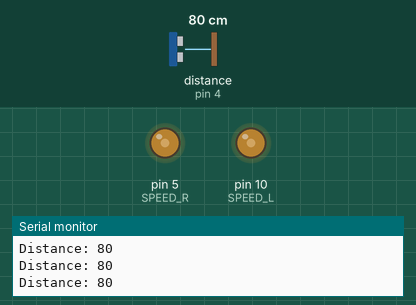
Recording of a sketch running on a simulated Arduino Uno, built with avr-gcc and run on an emulated ATmega328P. Shown: output pins drawn as LEDs (lit = HIGH), the last lines printed to the serial monitor. Wiring (inferred from the names in the program): ultrasonic range finder: trigger pin 11; echo pin 4. The test bench sets the inputs (shaded band); at power-on: distance to the obstacle (sensor on pin 4) 80 cm. The echo pulse lasts 58.3 µs per cm; pins used as bus, display or sensor lines are not drawn.

Above: at 1.2 s.
1.3 s: distance to the obstacle (sensor on pin 4) set to 22 cm
2.8 s: distance to the obstacle (sensor on pin 4) set to 18 cm
At 3.4 s:
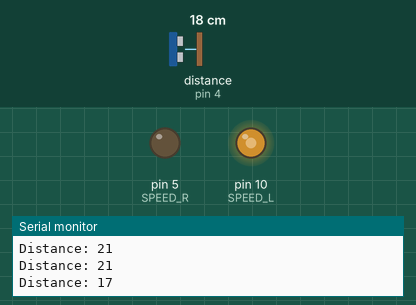
5.8 s: distance to the obstacle (sensor on pin 4) set to 35 cm
At 7.0 s:
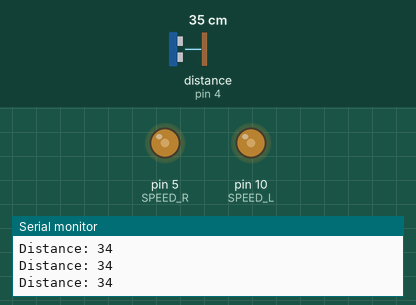
7.3 s: distance to the obstacle (sensor on pin 4) set to 2 cm
At 8.4 s:
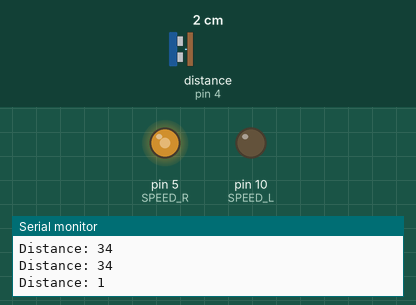
Timing chart, 0 to 11.3 s (numbered marks = the images above; inputs shaded):
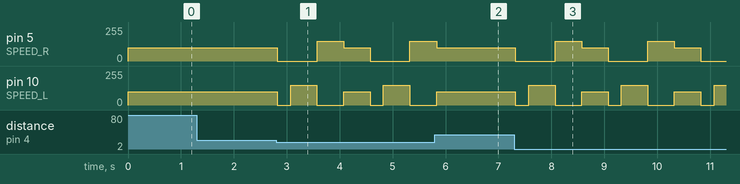

The sketch:

Arduino_connection.ino
```cpp
// //arduino not doneeeeeeeee


// #include<Wire.h>

// #define speedL 10
// #define IN1 9
// #define IN2 8
// #define IN3 7
// #define IN4 6
// #define speedR 5
// #define trig 11
// #define echo 4

// long duration, distance;

// void setup() {
//   // Initialize pins
//   for (int i = 5; i <= 11; i++) {
//     pinMode(i, OUTPUT);
//   }
//   pinMode(echo, INPUT);

//   // Initialize serial communication for debugging
//   Serial.begin(9600); // Serial to communicate with ESP32
// }

// void Ultrasonic() {
//   // Clear the TRIG pin
//   digitalWrite(trig, LOW);
//   delayMicroseconds(2);

//   // Set TRIG pin HIGH for 10 microseconds
//   digitalWrite(trig, HIGH);
//   delayMicroseconds(10);
//   digitalWrite(trig, LOW);

//   // Read the ECHO pin
//   duration = pulseIn(echo, HIGH);

//   // Calculate distance
//   distance = (duration / 2) * 0.0343;
//   delay(5);
// }

// void forward() {
//   digitalWrite(IN1, HIGH);
//   digitalWrite(IN2, LOW);
//   digitalWrite(IN3, HIGH);
//   digitalWrite(IN4, LOW);
//   analogWrite(speedL, 75);
//   analogWrite(speedR, 75);
// }

// void backward() {
//   digitalWrite(IN1, LOW);
//   digitalWrite(IN2, HIGH);
//   digitalWrite(IN3, LOW);
//   digitalWrite(IN4, HIGH);
//   analogWrite(speedL, 75);
//   analogWrite(speedR, 75);
// }

// void left() {
//   digitalWrite(IN1, LOW);
//   digitalWrite(IN2, LOW);
//   digitalWrite(IN3, HIGH);
//   digitalWrite(IN4, LOW);
//   analogWrite(speedL, 0);
//   analogWrite(speedR, 150);
// }

// void right() {
//   digitalWrite(IN1, HIGH);
//   digitalWrite(IN2, LOW);
//   digitalWrite(IN3, LOW);
//   digitalWrite(IN4, LOW);
//   analogWrite(speedL, 150);
//   analogWrite(speedR, 0);
// }

// void stopp() {
//   digitalWrite(IN1, LOW);
//   digitalWrite(IN2, LOW);
//   digitalWrite(IN3, LOW);
//   digitalWrite(IN4, LOW);
//   analogWrite(speedL, 0);
//   analogWrite(speedR, 0);
// }

// void loop() {
//   Ultrasonic(); // Measure distance
//   // Serial.println("Hello from Arduino");
//   //delay(1000); // Send message every second
//   // Send distance to the serial port
//   Serial.print("Distance: ");
//   Serial.println(distance);
//   delay(100);
//   if (distance < 20 && distance > 0) { // Obstacle detected
//     stopp(); // Stop the car
//     delay(250); // Wait for half a second to ensure it's stopped

//     // Check the right side
//     right();
//     delay(500); // Turn right for a short duration
//     stopp(); // Stop again to measure distance

//     Ultrasonic(); // Measure distance again after turning right

//     if (distance <= 20) { // Path to the right is clear
//       right(); // Turn right
//       delay(500); // Continue turning right for 1 second
//       forward(); // Continue moving forward
//     } else {
//       // If the right is not clear, check the left side
//       left();
//       delay(500); // Turn left for a short duration
//       stopp(); // Stop again to measure distance

//       Ultrasonic(); // Measure distance again after turning left

//       if (distance <= 20) { // Path to the left is clear
//         left(); // Turn left
//         delay(500); // Continue turning left for 1 second
//         forward(); // Continue moving forward
//       } else {
//         // If both sides are not clear, stop or add additional logic
//         stopp();
//       }
//     }
//   } else {
//     forward(); // No obstacle detected, continue moving forward
//   }
// }


 //____________________________________________________________________________


#include <Wire.h>

#define SPEED_L 10
#define IN1 9
#define IN2 8
#define IN3 7
#define IN4 6
#define SPEED_R 5
#define TRIG 11
#define ECHO 4

long duration, distance;

void setup() {
  // Initialize pins
  for (int i = SPEED_L; i <= TRIG; i++) {
    pinMode(i, OUTPUT);
  }
  pinMode(ECHO, INPUT);

  // Initialize serial communication for debugging
  Serial.begin(9600); // Serial to communicate with ESP32
}

void ultrasonic() {
  // Clear the TRIG pin
  digitalWrite(TRIG, LOW);
  delayMicroseconds(2);

  // Set TRIG pin HIGH for 10 microseconds
  digitalWrite(TRIG, HIGH);
  delayMicroseconds(10);
  digitalWrite(TRIG, LOW);

  // Read the ECHO pin
  duration = pulseIn(ECHO, HIGH);

  // Calculate distance
  distance = (duration / 2) * 0.0343;
}

void forward() {
  digitalWrite(IN1, HIGH);
  digitalWrite(IN2, LOW);
  digitalWrite(IN3, HIGH);
  digitalWrite(IN4, LOW);
  analogWrite(SPEED_L, 100);
  analogWrite(SPEED_R, 100);
}

void backward() {
  digitalWrite(IN1, LOW);
  digitalWrite(IN2, HIGH);
  digitalWrite(IN3, LOW);
  digitalWrite(IN4, HIGH);
  analogWrite(SPEED_L, 100);
  analogWrite(SPEED_R, 100);
}

void left() {
  digitalWrite(IN1, LOW);
  digitalWrite(IN2, LOW);
  digitalWrite(IN3, HIGH);
  digitalWrite(IN4, LOW);
  analogWrite(SPEED_L, 0);
  analogWrite(SPEED_R, 150);
}

void right() {
  digitalWrite(IN1, HIGH);
  digitalWrite(IN2, LOW);
  digitalWrite(IN3, LOW);
  digitalWrite(IN4, LOW);
  analogWrite(SPEED_L, 150);
  analogWrite(SPEED_R, 0);
}

void stop() {
  digitalWrite(IN1, LOW);
  digitalWrite(IN2, LOW);
  digitalWrite(IN3, LOW);
  digitalWrite(IN4, LOW);
  analogWrite(SPEED_L, 0);
  analogWrite(SPEED_R, 0);
}

void loop() {
  ultrasonic(); // Measure distance
  Serial.print("Distance: ");
  Serial.println(distance);

  if (distance < 20 && distance > 0) { // Obstacle detected
    stop(); // Stop the car
    delay(250); // Wait for half a second to ensure it's stopped

    // Check the right side
    right();
    delay(500); // Turn right for a short duration
    stop(); // Stop again to measure distance

    ultrasonic(); // Measure distance again after turning right

    if (distance > 20) { // Path to the right is clear
      forward(); // Move forward
    } else {
      // If the right is not clear, check the left side
      left();
      delay(500); // Turn left for a short duration
      stop(); // Stop again to measure distance

      ultrasonic(); // Measure distance again after turning left

      if (distance > 20) { // Path to the left is clear
        forward(); // Move forward
      } else {
        // If both sides are not clear, move backward or stop
        backward();
        delay(500); // Move backward for a short duration
        stop();
      }
    }
  } else {
    forward(); // No obstacle detected, continue moving forward
  }
}
```

Measured:
- the behaviour switches between 21 and 20 cm on distance to the obstacle (sensor on pin 4) (found by bisection; images 0 and 1)
- after the input at 2.8 s, pin 5 (SPEED_R): 100/255 → 0/255 at once, → 150/255 0.75 s later, → 100/255 0.50 s later, → 0/255 0.50 s later, … (5 changes in this stretch); pin 10 (SPEED_L): 100/255 → 0/255 at once, → 150/255 0.25 s later, → 0/255 0.50 s later, → 100/255 0.50 s later, … (7 changes in this stretch)
- after the input at 5.8 s, pin 10 (SPEED_L): goes on until 5.8 s, then stays 100/255
- after the input at 7.3 s, pin 5 (SPEED_R): 100/255 → 0/255 at once, → 150/255 0.75 s later, → 100/255 0.50 s later, → 0/255 0.50 s later, … (7 changes in this stretch); pin 10 (SPEED_L): 100/255 → 0/255 at once, then repeats every 1.8 s: 150/255 0.50 s, 0/255 0.50 s, 100/255 0.50 s, 0/255 0.25 s
